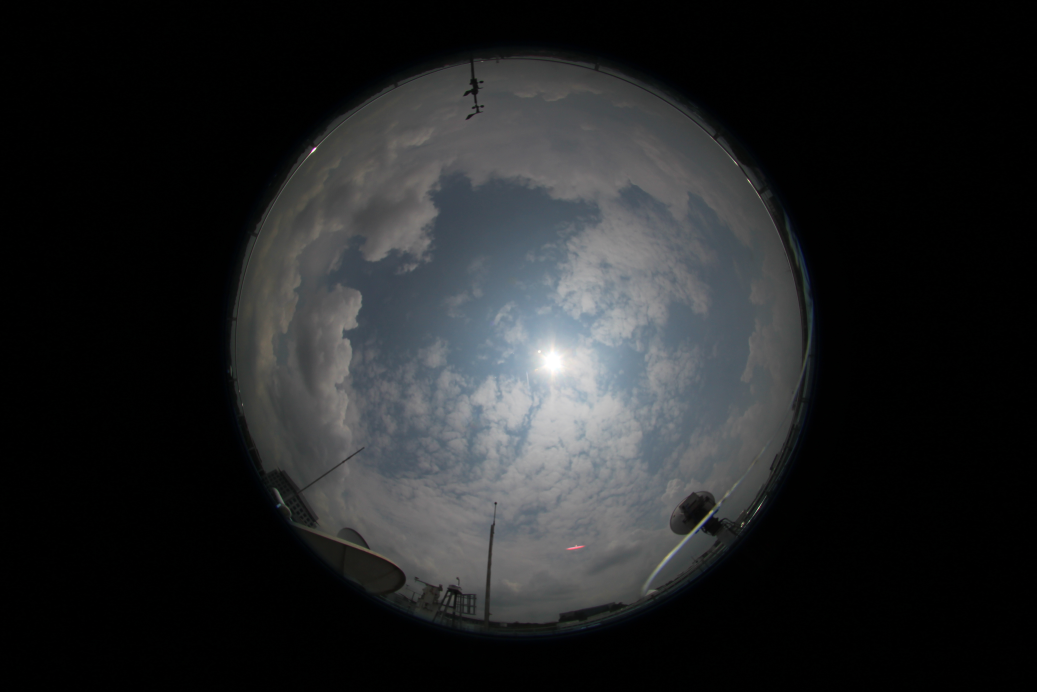
#> input picture image/2015-09-04-12-22-01-wahrsis3-med.jpg, 5184 x 3456 px (shown at 1/5 size)
$ python find_coverage.py   (older library calls are emulated)
#> lines starting #> are read from the running program, lines starting #| are printed output that depends on the picture; after the words box and inside, x2 and y2 are one past the last pixel; in counts of white or black regions, pixels touching at a corner belong together; long printed decimals are rounded
### utilities.py
import numpy as np
from sklearn.cluster import KMeans
import cv2
np.seterr(divide='ignore', invalid='ignore')
from collections import namedtuple

def cmask(index,radius,array):

  a,b = index
  is_rgb = len(array.shape)

  if is_rgb == 3:
     ash = array.shape
     nx=ash[0]
     ny=ash[1]

  else:
     nx,ny = array.shape

  s = (nx,ny)
  image_mask = np.zeros(s)
  y,x = np.ogrid[-a:nx-a,-b:ny-b]
  mask = x*x + y*y <= radius*radius
  image_mask[mask] = 1
  return(image_mask)


def colorc15mask(input_image,mask_image):
	# All matrices are normalized from 0 to 1

	[rows,cols]=mask_image.shape

	# Input image is a numpy 3D array
	ColorChannel = namedtuple("ColorChannel", "c1 c2 c3 c4 c5 c6 c7 c8 c9 c10 c11 c12 c13 c14 c15 c16")

	red = input_image[:,:,2]
	green = input_image[:,:,1]
	blue = input_image[:,:,0]

	red = red.astype(float)
	green = green.astype(float)
	blue = blue.astype(float)

	# RGB images for transfer
	red_image = np.multiply(red,mask_image)
	green_image = np.multiply(green,mask_image)
	blue_image = np.multiply(blue,mask_image)


	im_mask = mask_image.flatten()
	find_loc = np.where(im_mask==1)
	find_loc = list(find_loc)

	red = red.flatten()
	blue = blue.flatten()
	green = green.flatten()

	red_select = red[tuple(list(find_loc))]
	green_select = green[tuple(list(find_loc))]
	blue_select = blue[tuple(list(find_loc))]


	# BR image
	br_num = blue_select - red_select
	br_den = blue_select + red_select
	BR = br_num/br_den
	BR[np.isnan(BR)] = 0  # Replacing all NANs with 0
	BR = showasImage(BR)  # Scale it to 0 to 255.


	# Final image (with proper mask) for transfer
	index = 0
	BR_image = np.zeros([rows,cols])


	for i in range(0,rows):
		for j in range(0,cols):

			if mask_image[i,j]==1:

				BR_image[i,j] = BR[index]

				index = index + 1


	return(BR_image)


def make_cluster_mask_default(input_matrix,mask_image):

	[rows,cols]=mask_image.shape

	im_mask_flt = mask_image.flatten()
	find_loc = np.where(im_mask_flt==1)
	find_loc = list(find_loc)

	input_vector = input_matrix.flatten()

	input_select = input_vector[tuple(list(find_loc))]


	X = input_select.reshape(-1, 1)
	k_means = KMeans(init='k-means++', n_clusters=2)
	k_means.fit(X)
	k_means_labels = k_means.labels_
	k_means_cluster_centers = k_means.cluster_centers_
	k_means_labels_unique = np.unique(k_means_labels)


	# This is checked only for c15
	center1 = k_means_cluster_centers[0]
	center2 = k_means_cluster_centers[1]


	if center1 < center2:
		# Interchange the levels.
		k_means_labels[k_means_labels == 0] = 99
		k_means_labels[k_means_labels == 1] = 0
		k_means_labels[k_means_labels == 99] = 1


	# 0 is sky and 1 is cloud
	cloud_pixels = np.count_nonzero(k_means_labels == 1)
	sky_pixels = np.count_nonzero(k_means_labels == 0)
	total_pixels = cloud_pixels + sky_pixels

	#print (cloud_pixels,total_pixels)
	print ('Out of a total of ', str(total_pixels), ' pixels, there are ', str(cloud_pixels), ' cloud pixels.')
	cloud_coverage = float(cloud_pixels)/float(total_pixels)

	# Final threshold image for transfer
	index = 0
	Th_image = np.zeros([rows,cols])
	for i in range(0,rows):
		for j in range(0,cols):

			if mask_image[i,j]==1:
				#print (i,j)
				#print (index)
				Th_image[i,j] = k_means_labels[index]
				index = index + 1


	return(Th_image,cloud_coverage)


def showasImage(input_matrix):

	is_matrix = len(input_matrix.shape)

	if is_matrix == 2: # Input is a 2D numpy array


		(rows,cols) = input_matrix.shape

		output_matrix = np.zeros([rows,cols])

		inp_flat = input_matrix.flatten()

		min_value = np.amin(inp_flat)
		max_value = np.amax(inp_flat)

		diff = max_value - min_value

		for i in range(0,rows):
			for j in range(0,cols):
				output_matrix[i,j] = ((input_matrix[i,j] - min_value)/diff)*255

	else:	# Input is a 1D numpy array
		(rows) = input_matrix.size
		output_matrix = np.zeros(rows)

		inp_flat = input_matrix

		min_value = np.amin(inp_flat)
		max_value = np.amax(inp_flat)

		diff = max_value - min_value

		for i in range(0,rows):
			output_matrix[i] = ((input_matrix[i] - min_value)/diff)*255


	return(output_matrix)

def cloudSegment(image_loc):


	print ('Processing ',image_loc)


	im = cv2.imread(image_loc)
#> im is the input picture: shape (3456, 5184, 3); mean B, G, R 37.3, 36.1, 34.6

	index = [1728, 2592]  # Center of the image
	im_mask = cmask(index,1000,im) # Mask with radius 1000 pixels
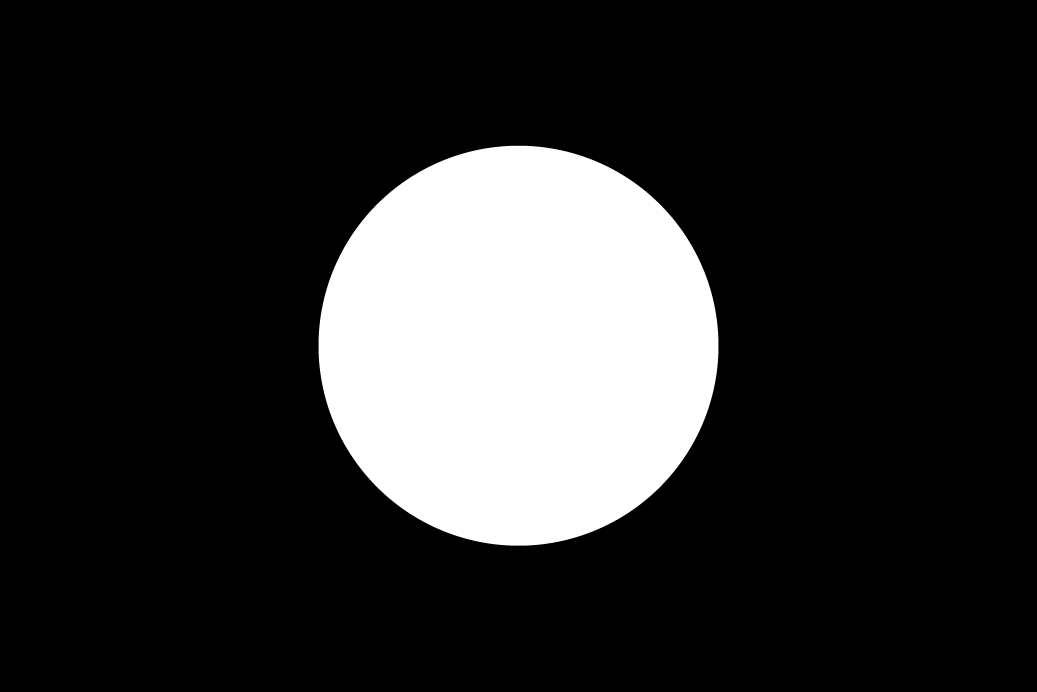
#> im_mask: shape (3456, 5184) float64 (shown at 1/5 size); values 0 (black) and 1 (white), 17.5% white; 1 white region, box (x1, y1, x2, y2) and area: (1592, 728, 3593, 2729) 3141549


	lx, ly, _ = im.shape
#> lx = 3456; ly = 5184


	if lx>ly:
		print ('Rotating')
		im = ndimage.rotate(im, -90)

	(inp_mat) = colorc15mask(im,im_mask)
#> in colorc15mask, `red = input_image[:,:,2]`:
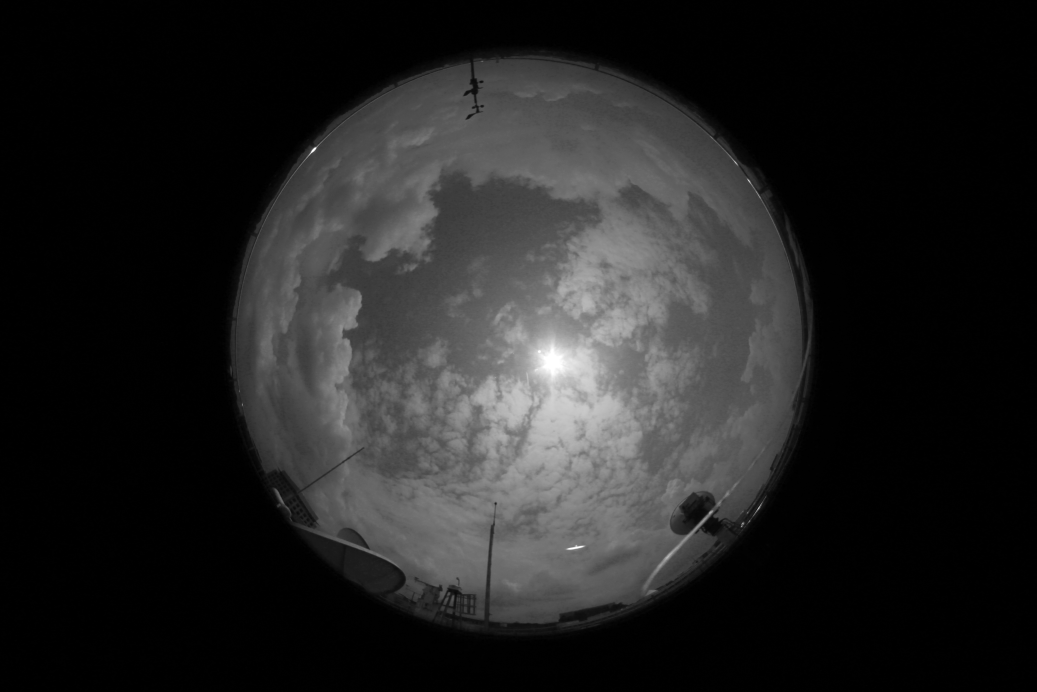
#> red: shape (3456, 5184) (shown at 1/5 size); min 0, max 255, mean 34.6
#> in colorc15mask, `blue = input_image[:,:,0]`:
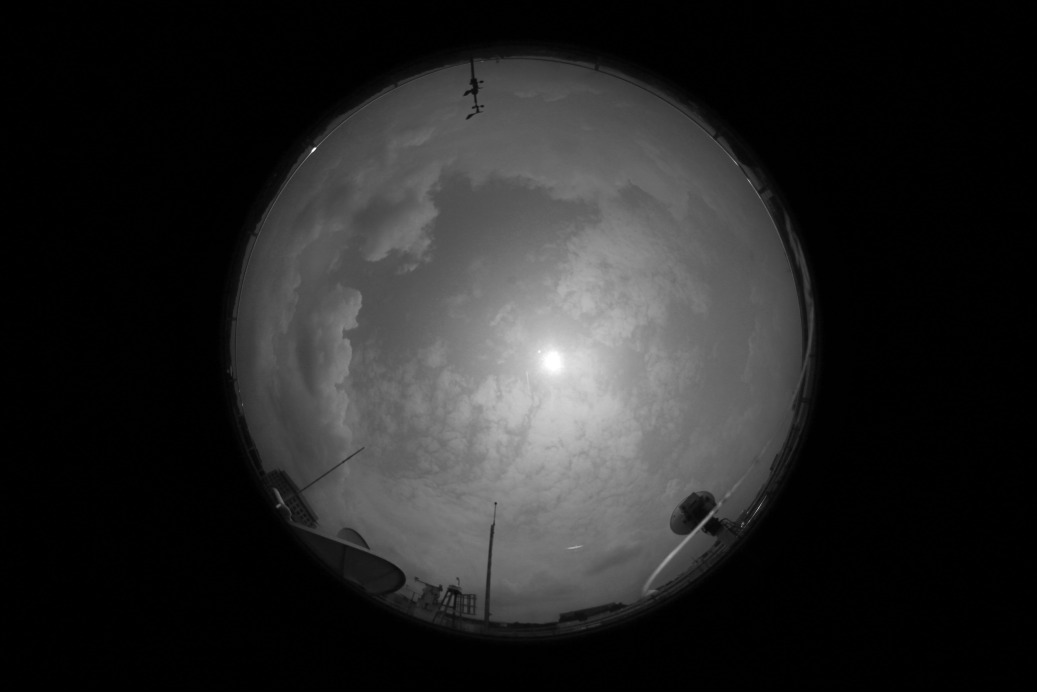
#> blue: shape (3456, 5184) (shown at 1/5 size); min 0, max 255, mean 37.3
#> in colorc15mask, `blue_image = np.multiply(blue,mask_image)`:
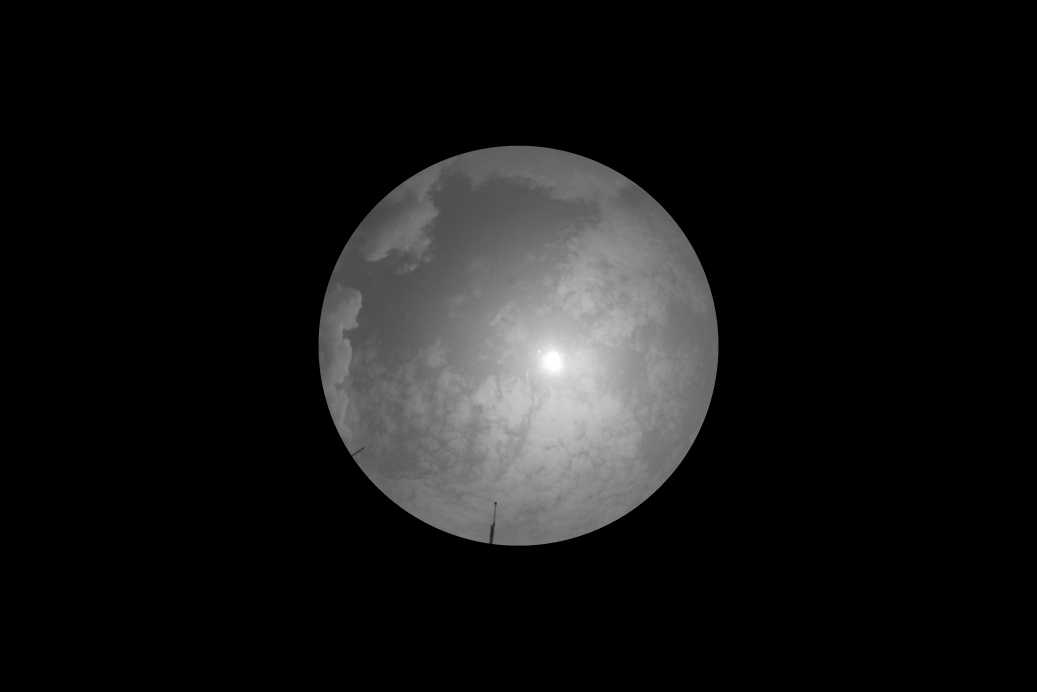
#> blue_image: shape (3456, 5184) float64 (shown at 1/5 size); min 0, max 255, mean 22
#> in colorc15mask, `find_loc = list(find_loc)`: find_loc = 1 item
#> in showasImage, `min_value = np.amin(inp_flat)`: min_value = -0.139
#> in showasImage, `max_value = np.amax(inp_flat)`: max_value = 0.215
#> in showasImage, `diff = max_value - min_value`: diff = 0.354
#> after the loop in colorc15mask, `for i in range(0,rows):`:
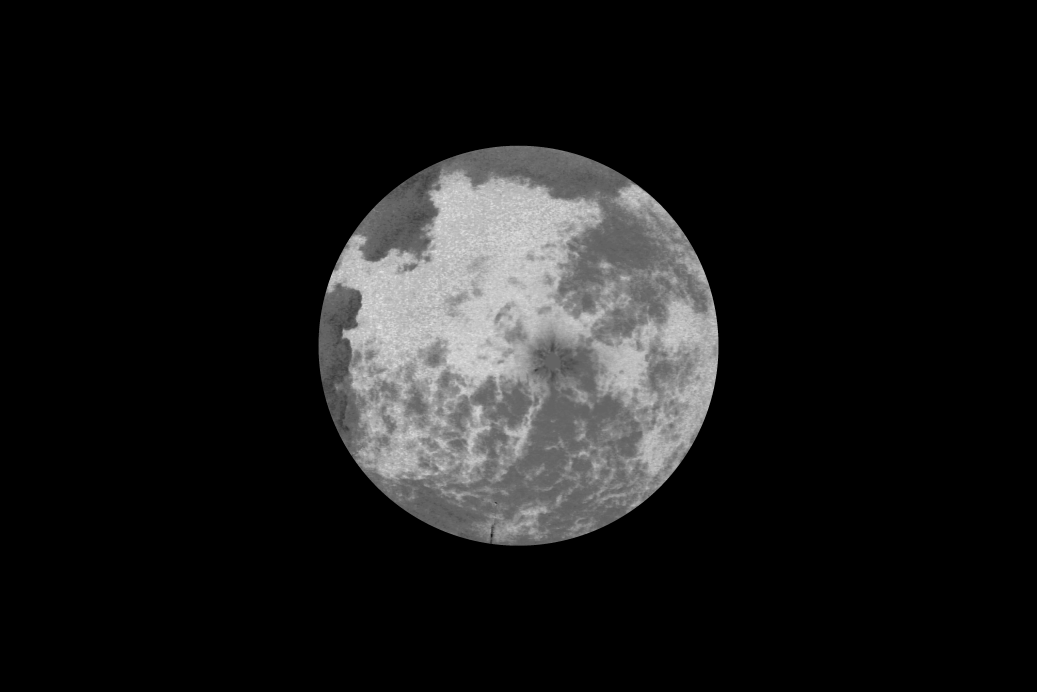
#> BR_image: shape (3456, 5184) float64 (shown at 1/5 size); min 0, max 255, mean 25.3
#> after the loop in colorc15mask, `for i in range(0,rows):`: index = 3141549
	(th_image,coverage) = make_cluster_mask_default(inp_mat,im_mask)
#> in make_cluster_mask_default, `find_loc = list(find_loc)`: find_loc = 1 item
#> after the loop in make_cluster_mask_default, `for i in range(0,rows):`:
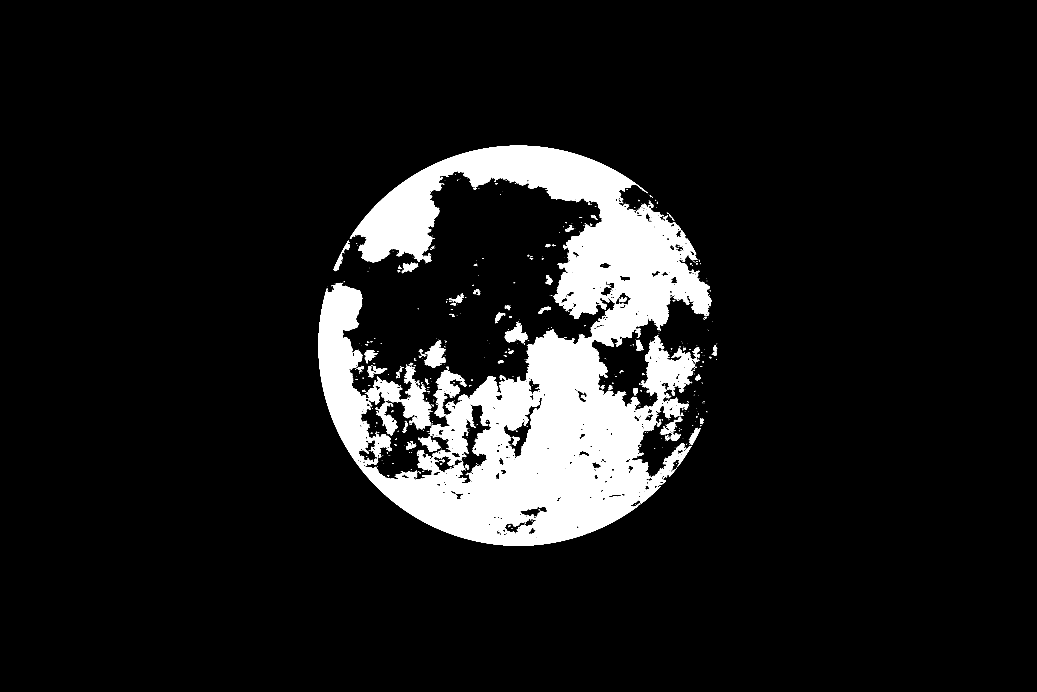
#> Th_image: shape (3456, 5184) float64 (shown at 1/5 size); values 0 (black) and 1 (white), 9.6% white; 1220 white regions (1009 under 20 px), largest, box (x1, y1, x2, y2) and area: (1592, 728, 3558, 2729) 1600410, (1824, 1832, 2158, 2146) 32491, (2166, 1850, 2322, 2088) 13046
#> coverage = 0.546


	return(th_image,coverage)

### find_coverage.py
import cv2
import matplotlib
import numpy as np
from utilities import *
import scipy.misc

# Mention your sky/cloud image path here. Please make sure that your input image is inside "image" folder.
image_loc = './image/2015-09-04-12-22-01-wahrsis3-med.jpg'


# This is the main component that performs the cloud coverage computation. It may take around 40s to run this component
(th_image,coverage) = cloudSegment(image_loc)
#> coverage = 0.546


# Saving your final result. This is saved inside the "image" folder. The resultant image is appended with the suffix "-result" on the original file name
my_string = image_loc.split('.')
threshold_img_name = '.' + my_string[-2] + '-result.png'
scipy.misc.imsave(threshold_img_name, th_image)

print ('Binary image is saved')

print ('Coverage is ',coverage)
#| Coverage is  0.5462
